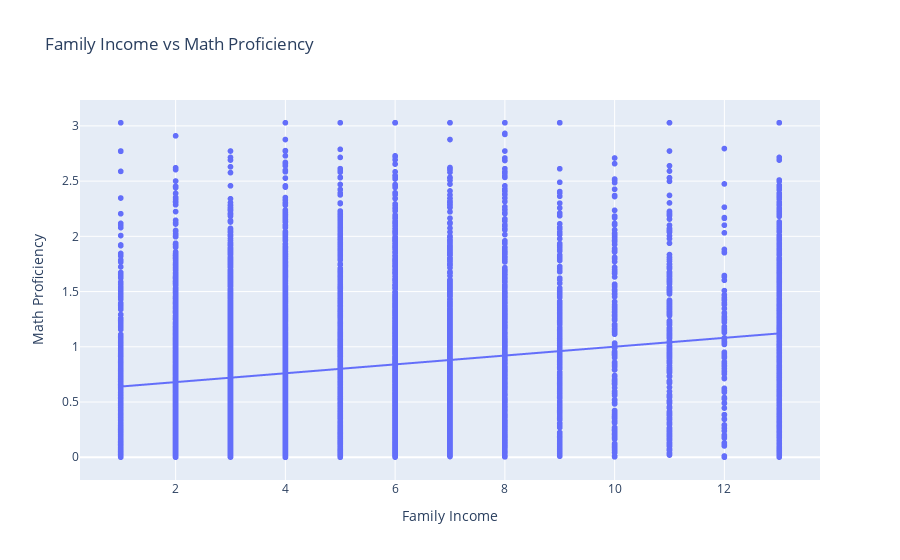

Source (notebook cell):
### Code cell
# Filter out values below 0 (representing NA values)
df_cleaned = df[df[['X1FAMINCOME', 'X1TXMTH']].ge(0).all(1)]

# Scatter plot of Family Income vs Math Proficiency
fig = px.scatter(df_cleaned, 
                 x='X1FAMINCOME', 
                 y='X1TXMTH', 
                 title='Family Income vs Math Proficiency', 
                 labels={'X1FAMINCOME': 'Family Income', 'X1TXMTH': 'Math Proficiency'}, 
                 trendline='ols')
fig.show()

### Figure 1 — Plotly figure (JSON) as saved in the notebook; plotly's stock layout.template omitted (floating-point values rounded to 4 significant figures; data arrays with more than 128 entries replaced by an {"elided": "..."} marker saying what was removed)
{"data": [{"hovertemplate": "Family Income=%{x}<br>Math Proficiency=%{y}<extra></extra>", "legendgroup": "", "marker": {"color": "#636efa", "symbol": "circle"}, "mode": "markers", "name": "", "showlegend": false, "type": "scattergl", "x": {"elided": "9036 int values"}, "xaxis": "x", "y": {"elided": "9036 float values"}, "yaxis": "y"}, {"hovertemplate": "<b>OLS trendline</b><br>X1TXMTH = 0.040089 * X1FAMINCOME + 0.600097<br>R<sup>2</sup>=0.046014<br><br>Family Income=%{x}<br>Math Proficiency=%{y} <b>(trend)</b><extra></extra>", "legendgroup": "", "marker": {"color": "#636efa", "symbol": "circle"}, "mode": "lines", "name": "", "showlegend": false, "type": "scattergl", "x": {"elided": "9036 int values"}, "xaxis": "x", "y": {"elided": "9036 float values"}, "yaxis": "y"}], "layout": {"autosize": true, "legend": {"tracegroupgap": 0}, "title": {"text": "Family Income vs Math Proficiency"}, "xaxis": {"anchor": "y", "autorange": true, "domain": [0, 1], "range": [0.2912, 13.71], "title": {"text": "Family Income"}, "type": "linear"}, "yaxis": {"anchor": "x", "autorange": true, "domain": [0, 1], "range": [-0.2498, 3.278], "title": {"text": "Math Proficiency"}, "type": "linear"}}}
